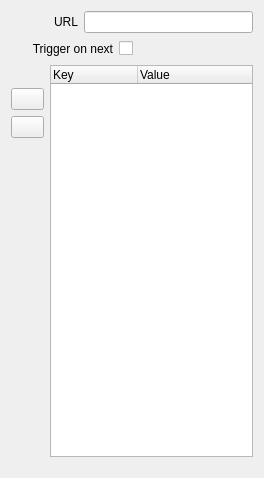
<?xml version="1.0" encoding="UTF-8"?>
<ui version="4.0">
 <class>InspectorHttpPostWidget</class>
 <widget class="QWidget" name="InspectorHttpPostWidget">
  <property name="geometry">
   <rect>
    <x>0</x>
    <y>0</y>
    <width>264</width>
    <height>478</height>
   </rect>
  </property>
  <property name="sizePolicy">
   <sizepolicy hsizetype="Preferred" vsizetype="MinimumExpanding">
    <horstretch>0</horstretch>
    <verstretch>0</verstretch>
   </sizepolicy>
  </property>
  <property name="minimumSize">
   <size>
    <width>0</width>
    <height>478</height>
   </size>
  </property>
  <layout class="QVBoxLayout" name="verticalLayout">
   <item>
    <layout class="QHBoxLayout" name="horizontalLayoutUrl">
     <item>
      <spacer name="horizontalSpacerUrl">
       <property name="orientation">
        <enum>Qt::Horizontal</enum>
       </property>
       <property name="sizeType">
        <enum>QSizePolicy::Fixed</enum>
       </property>
       <property name="sizeHint" stdset="0">
        <size>
         <width>43</width>
         <height>20</height>
        </size>
       </property>
      </spacer>
     </item>
     <item>
      <widget class="QLabel" name="labelUrl">
       <property name="text">
        <string>URL</string>
       </property>
       <property name="alignment">
        <set>Qt::AlignRight|Qt::AlignTrailing|Qt::AlignVCenter</set>
       </property>
      </widget>
     </item>
     <item>
      <widget class="QLineEdit" name="lineEditUrl"/>
     </item>
    </layout>
   </item>
   <item>
    <layout class="QHBoxLayout" name="horizontalLayoutTriggerOnNext">
     <item>
      <spacer name="horizontalSpacerTriggerOnNext1">
       <property name="orientation">
        <enum>Qt::Horizontal</enum>
       </property>
       <property name="sizeType">
        <enum>QSizePolicy::Fixed</enum>
       </property>
       <property name="sizeHint" stdset="0">
        <size>
         <width>20</width>
         <height>20</height>
        </size>
       </property>
      </spacer>
     </item>
     <item>
      <widget class="QLabel" name="labelTriggerOnNext">
       <property name="text">
        <string>Trigger on next</string>
       </property>
       <property name="alignment">
        <set>Qt::AlignRight|Qt::AlignTrailing|Qt::AlignVCenter</set>
       </property>
      </widget>
     </item>
     <item>
      <widget class="QCheckBox" name="checkBoxTriggerOnNext">
       <property name="layoutDirection">
        <enum>Qt::RightToLeft</enum>
       </property>
       <property name="text">
        <string/>
       </property>
      </widget>
     </item>
     <item>
      <spacer name="horizontalSpacerTriggerOnNext2">
       <property name="orientation">
        <enum>Qt::Horizontal</enum>
       </property>
       <property name="sizeHint" stdset="0">
        <size>
         <width>40</width>
         <height>20</height>
        </size>
       </property>
      </spacer>
     </item>
    </layout>
   </item>
   <item>
    <layout class="QHBoxLayout" name="horizontalLayout">
     <item>
      <layout class="QHBoxLayout" name="horizontalLayoutData">
       <item>
        <layout class="QVBoxLayout" name="verticalLayoutData">
         <item>
          <spacer name="verticalSpacerDataTop">
           <property name="orientation">
            <enum>Qt::Vertical</enum>
           </property>
           <property name="sizeType">
            <enum>QSizePolicy::Fixed</enum>
           </property>
           <property name="sizeHint" stdset="0">
            <size>
             <width>20</width>
             <height>23</height>
            </size>
           </property>
          </spacer>
         </item>
         <item>
          <widget class="QToolButton" name="toolButtonAddHttpData">
           <property name="minimumSize">
            <size>
             <width>33</width>
             <height>22</height>
            </size>
           </property>
           <property name="maximumSize">
            <size>
             <width>33</width>
             <height>22</height>
            </size>
           </property>
           <property name="font">
            <font>
             <weight>75</weight>
             <bold>true</bold>
            </font>
           </property>
           <property name="toolTip">
            <string>Add new device</string>
           </property>
          </widget>
         </item>
         <item>
          <widget class="QToolButton" name="toolButtonRemoveHttpData">
           <property name="minimumSize">
            <size>
             <width>33</width>
             <height>22</height>
            </size>
           </property>
           <property name="maximumSize">
            <size>
             <width>33</width>
             <height>22</height>
            </size>
           </property>
           <property name="font">
            <font>
             <weight>75</weight>
             <bold>true</bold>
            </font>
           </property>
           <property name="toolTip">
            <string>Remove device</string>
           </property>
          </widget>
         </item>
         <item>
          <spacer name="verticalSpacerDataBottom">
           <property name="orientation">
            <enum>Qt::Vertical</enum>
           </property>
           <property name="sizeType">
            <enum>QSizePolicy::MinimumExpanding</enum>
           </property>
           <property name="sizeHint" stdset="0">
            <size>
             <width>20</width>
             <height>40</height>
            </size>
           </property>
          </spacer>
         </item>
        </layout>
       </item>
       <item>
        <widget class="HttpDataTreeBaseWidget" name="treeWidgetHttpData">
         <property name="showDropIndicator" stdset="0">
          <bool>false</bool>
         </property>
         <property name="dragEnabled">
          <bool>true</bool>
         </property>
         <property name="dragDropMode">
          <enum>QAbstractItemView::DropOnly</enum>
         </property>
         <property name="alternatingRowColors">
          <bool>true</bool>
         </property>
         <property name="rootIsDecorated">
          <bool>false</bool>
         </property>
         <attribute name="headerDefaultSectionSize">
          <number>87</number>
         </attribute>
         <attribute name="headerShowSortIndicator" stdset="0">
          <bool>false</bool>
         </attribute>
         <column>
          <property name="text">
           <string>Key</string>
          </property>
         </column>
         <column>
          <property name="text">
           <string>Value</string>
          </property>
         </column>
        </widget>
       </item>
      </layout>
     </item>
    </layout>
   </item>
   <item>
    <spacer name="verticalSpacerHttpGet">
     <property name="orientation">
      <enum>Qt::Vertical</enum>
     </property>
     <property name="sizeType">
      <enum>QSizePolicy::Fixed</enum>
     </property>
     <property name="sizeHint" stdset="0">
      <size>
       <width>20</width>
       <height>10</height>
      </size>
     </property>
    </spacer>
   </item>
  </layout>
 </widget>
 <customwidgets>
  <customwidget>
   <class>HttpDataTreeBaseWidget</class>
   <extends>QTreeWidget</extends>
   <header>Inspector/HttpDataTreeBaseWidget.h</header>
  </customwidget>
 </customwidgets>
 <resources/>
 <connections>
  <connection>
   <sender>toolButtonAddHttpData</sender>
   <signal>clicked()</signal>
   <receiver>InspectorHttpPostWidget</receiver>
   <slot>addRow()</slot>
   <hints>
    <hint type="sourcelabel">
     <x>44</x>
     <y>202</y>
    </hint>
    <hint type="destinationlabel">
     <x>2</x>
     <y>423</y>
    </hint>
   </hints>
  </connection>
  <connection>
   <sender>toolButtonRemoveHttpData</sender>
   <signal>clicked()</signal>
   <receiver>InspectorHttpPostWidget</receiver>
   <slot>removeRow()</slot>
   <hints>
    <hint type="sourcelabel">
     <x>44</x>
     <y>230</y>
    </hint>
    <hint type="destinationlabel">
     <x>211</x>
     <y>425</y>
    </hint>
   </hints>
  </connection>
  <connection>
   <sender>treeWidgetHttpData</sender>
   <signal>itemDoubleClicked(QTreeWidgetItem*,int)</signal>
   <receiver>InspectorHttpPostWidget</receiver>
   <slot>itemDoubleClicked(QTreeWidgetItem*,int)</slot>
   <hints>
    <hint type="sourcelabel">
     <x>252</x>
     <y>294</y>
    </hint>
    <hint type="destinationlabel">
     <x>263</x>
     <y>147</y>
    </hint>
   </hints>
  </connection>
  <connection>
   <sender>treeWidgetHttpData</sender>
   <signal>currentItemChanged(QTreeWidgetItem*,QTreeWidgetItem*)</signal>
   <receiver>InspectorHttpPostWidget</receiver>
   <slot>currentItemChanged(QTreeWidgetItem*,QTreeWidgetItem*)</slot>
   <hints>
    <hint type="sourcelabel">
     <x>227</x>
     <y>228</y>
    </hint>
    <hint type="destinationlabel">
     <x>263</x>
     <y>200</y>
    </hint>
   </hints>
  </connection>
  <connection>
   <sender>checkBoxTriggerOnNext</sender>
   <signal>stateChanged(int)</signal>
   <receiver>InspectorHttpPostWidget</receiver>
   <slot>triggerOnNextChanged(int)</slot>
   <hints>
    <hint type="sourcelabel">
     <x>123</x>
     <y>131</y>
    </hint>
    <hint type="destinationlabel">
     <x>3</x>
     <y>121</y>
    </hint>
   </hints>
  </connection>
  <connection>
   <sender>lineEditUrl</sender>
   <signal>textChanged(QString)</signal>
   <receiver>InspectorHttpPostWidget</receiver>
   <slot>urlChanged(QString)</slot>
   <hints>
    <hint type="sourcelabel">
     <x>167</x>
     <y>50</y>
    </hint>
    <hint type="destinationlabel">
     <x>3</x>
     <y>41</y>
    </hint>
   </hints>
  </connection>
 </connections>
 <slots>
  <slot>flashlayerChanged(int)</slot>
  <slot>addRow()</slot>
  <slot>removeRow()</slot>
  <slot>urlChanged(QString)</slot>
  <slot>itemDoubleClicked(QTreeWidgetItem*,int)</slot>
  <slot>currentItemChanged(QTreeWidgetItem*,QTreeWidgetItem*)</slot>
  <slot>triggerOnNextChanged(int)</slot>
 </slots>
</ui>
